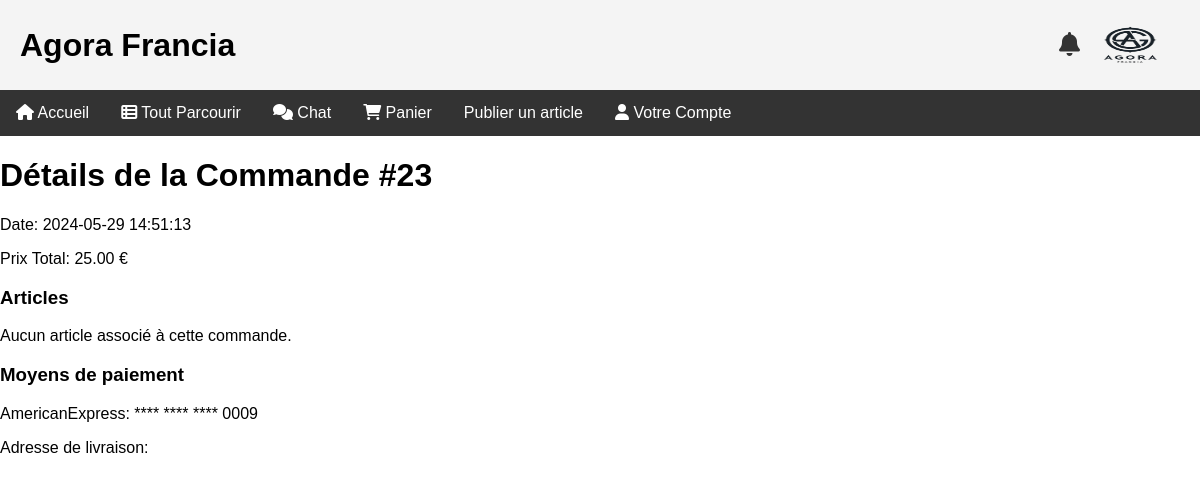
Page /order_details.php?commande_id=23 (signed in) on the earlier database version.
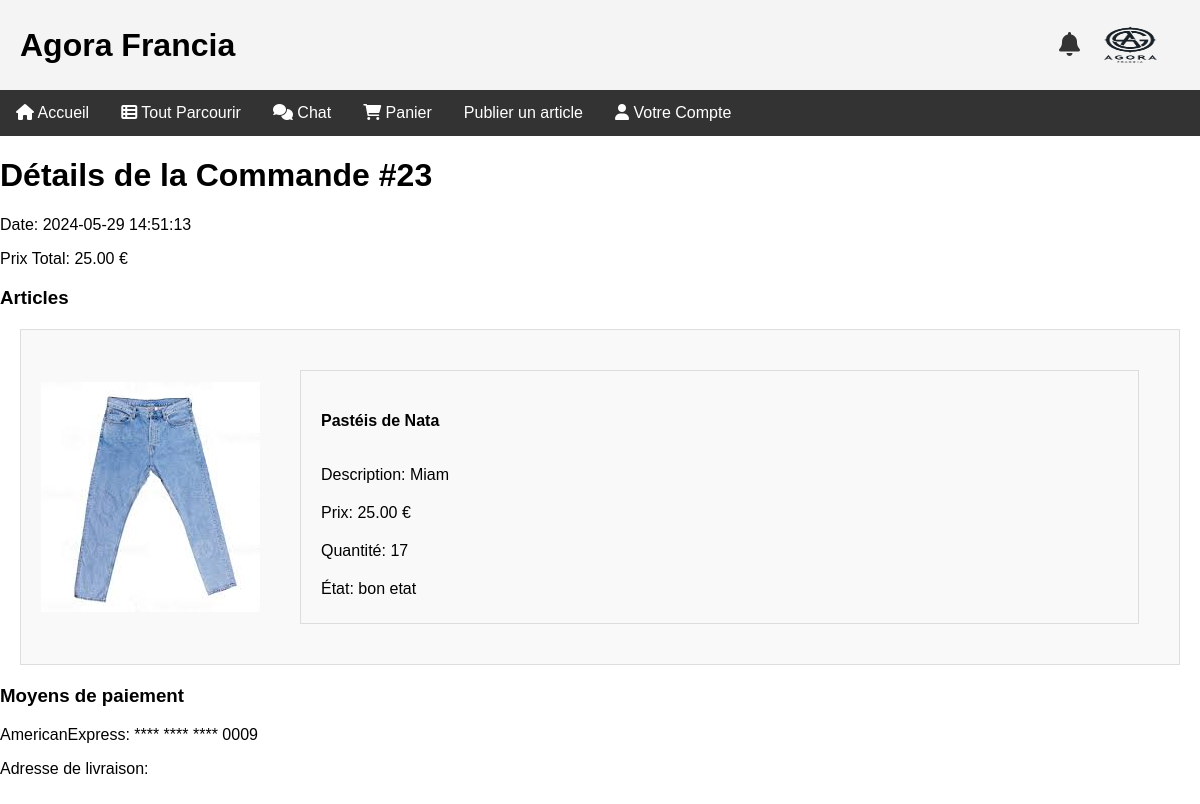
Same page on the later database version.
### tables this page shows
CREATE TABLE `commandes` (
  `id` int(11) NOT NULL,
  `acheteur_id` int(11) DEFAULT NULL,
  `article_id` int(11) DEFAULT NULL,
  `quantite` int(11) DEFAULT NULL,
  `prix_total` decimal(10,2) DEFAULT NULL,
  `adresse_livraison` text,
  `date_commande` timestamp NOT NULL DEFAULT CURRENT_TIMESTAMP,
  `status` enum('en attente','expédiée','livrée','annulée') DEFAULT NULL
);

CREATE TABLE `cartes` (
  `id` int(11) NOT NULL,
  `utilisateur_id` int(11) DEFAULT NULL,
  `type_carte` enum('Visa','MasterCard','AmericanExpress','PayPal') DEFAULT NULL,
  `numero_carte` varchar(16) DEFAULT NULL,
  `nom_carte` varchar(100) DEFAULT NULL,
  `expiration` date DEFAULT NULL,
  `code_securite` varchar(4) DEFAULT NULL
);

CREATE TABLE `commandes_articles` (
  `id` int(11) NOT NULL,
  `commande_id` int(11) NOT NULL,
  `article_id` int(11) NOT NULL,
  `quantite` int(11) NOT NULL
);

CREATE TABLE `articles` (
  `id` int(11) NOT NULL,
  `nom` varchar(100) DEFAULT NULL,
  `description` text,
  `categorie` enum('meubles','objets_art','accessoire_vip','materiels_scolaires') DEFAULT NULL,
  `prix` decimal(10,2) DEFAULT NULL,
  `quantite` int(11) DEFAULT NULL,
  `vendeur_id` int(11) DEFAULT NULL,
  `date_ajout` timestamp NOT NULL DEFAULT CURRENT_TIMESTAMP,
  `type_vente` enum('immediate','negociation','enchere') DEFAULT NULL,
  `etat` enum('neuf avec etiquette','neuf sans etiquette','tres bon etat','bon etat','satisfaisant') DEFAULT NULL,
  `photo` varchar(255) DEFAULT NULL,
  `video` varchar(255) DEFAULT NULL
);

### order_details.php (the view, shortened to what this page needs)
<?php
include 'db_connect.php';
$commande_id = $_GET['commande_id'];
$user_id = $_SESSION['user_id'];
$stmt = $pdo->prepare("SELECT * FROM commandes WHERE id = ? AND acheteur_id = ?");
$stmt->execute([$commande_id, $user_id]);
$commande = $stmt->fetch();
$stmt = $pdo->prepare("SELECT ca.quantite, a.* FROM commandes_articles ca JOIN articles a ON ca.article_id = a.id WHERE ca.commande_id = ?");
$stmt->execute([$commande_id]);
$articles_commandes = $stmt->fetchAll();
$adresse_livraison = $commande['adresse_livraison'];
$stmt = $pdo->prepare("SELECT * FROM cartes WHERE utilisateur_id = ?");
$stmt->execute([$user_id]);
$cartes = $stmt->fetchAll();
?>
<!DOCTYPE html>
<html lang="fr">
<head>
    <link href="style.css" rel="stylesheet" type="text/css" />
    <link rel="stylesheet" href="https://cdnjs.cloudflare.com/ajax/libs/font-awesome/6.0.0-beta3/css/all.min.css">
</head>
<body>
<div class="wrapper">
    <div class="header">
        <h1>Agora Francia</h1>
        <div class="logo-notification">
            <a href="notifications.html" class="notification-icon"><i class="fas fa-bell"></i></a>
            <img src="logo.png" width="100" height="100" alt="logoAgora">
        </div>
    </div>
    <div class="navigation">
        <a href="index.html"><i class="fas fa-home"></i> Accueil</a>
        <a href="browse.php"><i class="fas fa-th-list"></i> Tout Parcourir</a>
        <a href="chat.php"><i class="fas fa-comments"></i> Chat</a>
        <a href="cart.php"><i class="fas fa-shopping-cart"></i> Panier</a>
        <?php if (isset($_SESSION['user_id'])): ?>
            <a href="publish_article.php">Publier un article</a>
        <?php endif; ?>
        <div class="dropdown">
            <a href="#votrecompte" class="dropbtn"><i class="fas fa-user"></i> Votre Compte</a>
        </div>
    </div>
    <h1>Détails de la Commande #<?php echo htmlspecialchars($commande['id'] ?? ''); ?></h1>
    <div class="commande-details">
        <p>Date: <?php echo htmlspecialchars($commande['date_commande'] ?? ''); ?></p>
        <p>Prix Total: <?php echo htmlspecialchars($commande['prix_total'] ?? ''); ?> €</p>
        <h3>Articles</h3>
        <?php if ($articles_commandes): ?>
            <?php foreach ($articles_commandes as $article): ?>
                <div class="article-container">
                    <?php if (!empty($article['photo'])): ?>
                        <img src="<?php echo htmlspecialchars($article['photo']); ?>" alt="Photo de l'article" class="article-photo">
                    <?php endif; ?>
                    <div class="article-details">
                        <h4><?php echo htmlspecialchars($article['nom'] ?? ''); ?></h4>
                        <p>Description: <?php echo htmlspecialchars($article['description'] ?? ''); ?></p>
                        <p>Prix: <?php echo htmlspecialchars($article['prix'] ?? ''); ?> €</p>
                        <p>Quantité: <?php echo htmlspecialchars($article['quantite'] ?? ''); ?></p>
                        <p>État: <?php echo htmlspecialchars($article['etat'] ?? ''); ?></p>
                    </div>
                </div>
            <?php endforeach; ?>
        <?php else: ?>
            <p>Aucun article associé à cette commande.</p>
        <?php endif; ?>
        <h3>Moyens de paiement</h3>
        <?php foreach ($cartes as $carte): ?>
            <p><?php echo htmlspecialchars($carte['type_carte'] ?? ''); ?>: **** **** **** <?php echo htmlspecialchars(substr($carte['numero_carte'], -4) ?? ''); ?></p>
        <?php endforeach; ?>
        <p>Adresse de livraison: <?php echo htmlspecialchars($adresse_livraison ?? ''); ?></p>
    </div>
</body>
</html>

### style.css (style rules this page uses)
body { font-family: Arial, sans-serif; margin: 0; padding: 0; }
.wrapper { width: 100%; margin: 0 auto; min-height: 100vh; position: relative; padding-bottom: 50px; }
.header { background: #f4f4f4; padding: 20px; text-align: center; display: flex; justify-content: space-between; align-items: center; }
.header img { height: 50px; }
.header h1 { margin: 0; }
.navigation { background: #333; color: white; overflow: hidden; }
.navigation a { float: left; display: block; color: white; text-align: center; padding: 14px 16px; text-decoration: none; }
.logo-notification { display: flex; align-items: center; }
.notification-icon { margin-left: 10px; font-size: 24px; color: #333; }
.dropdown { float: left; overflow: hidden; }
.dropdown .dropbtn { font-size: 16px; border: none; outline: none; color: white; padding: 14px 16px; background-color: inherit; font-family: inherit; margin: 0; }
.article-details { margin: 20px; border: 1px solid #ddd; padding: 20px; }
.article-container { display: flex; align-items: center; justify-content: center; margin: 20px; border: 1px solid #ddd; padding: 20px; background-color: #f9f9f9; position: relative; }
.article-container img { max-width: 300px; margin-right: 20px; align-self: center; }
.article-details { flex-grow: 1; display: flex; flex-direction: column; gap: 10px; }
.article-details p { margin: 0; }
.article-container { display: flex; align-items: center; margin-bottom: 20px; border: 1px solid #ddd; padding: 20px; background-color: #f9f9f9; }
.article-photo { max-width: 150px; margin-right: 20px; }
.article-details { flex-grow: 1; }
.article-details p { margin: 5px 0; }

Differences in the rows shown:
added commandes_articles: article.photo (picture), article.nom "Pastéis de Nata", article.description "Miam", article.prix "25.00", article.quantite "17", article.etat "bon etat"
Other differences:
text no longer shown: "Aucun article associé à cette commande."
